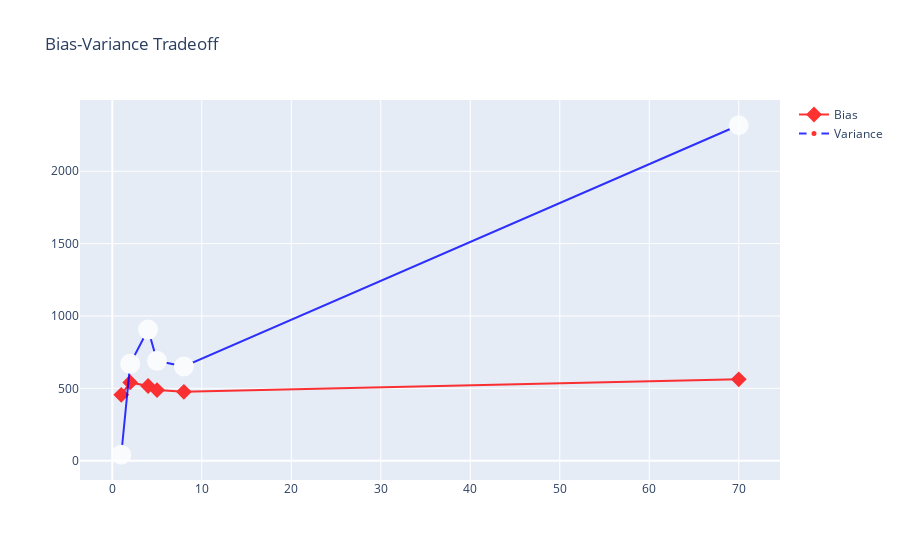

Notebook source saved alongside this figure:
### Markdown cell above
# 17.4.  Plotting Bias-Variance

### Code cell
layout = dict(title = "Bias-Variance Tradeoff",)
fig = dict(data = [Bias,Variance],layout = layout)
iplot(fig)

### Figure 1 — Plotly figure (JSON) as saved in the notebook; plotly's stock layout.template omitted (floating-point values rounded to 4 significant figures)
{"data": [{"line": {"color": "red", "width": 2}, "marker": {"color": "red", "line": {"color": "red", "width": 2}, "size": 10, "symbol": "diamond"}, "name": "Bias", "opacity": 0.8, "type": "scatter", "x": [1, 2, 4, 5, 8, 70], "y": [455, 541, 516, 488, 476, 562]}, {"line": {"color": "blue", "width": 2}, "marker": {"color": "red", "line": {"color": "white", "width": 10}, "size": 10}, "name": "Variance", "opacity": 0.8, "type": "scatter", "x": [1, 2, 4, 5, 8, 70], "y": [41, 669, 906, 690, 651, 2318]}], "layout": {"title": {"text": "Bias-Variance Tradeoff"}}}
